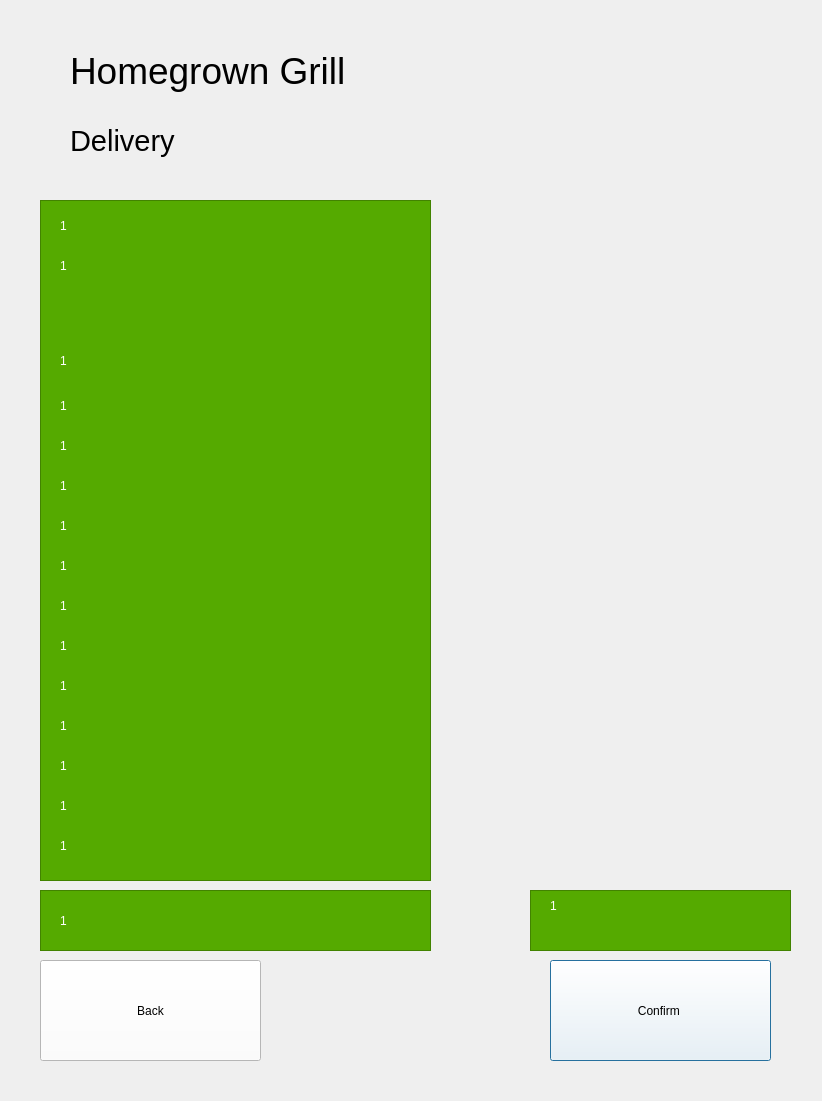
<?xml version="1.0" encoding="UTF-8"?>
<ui version="4.0">
 <class>Dialog</class>
 <widget class="QDialog" name="Dialog">
  <property name="geometry">
   <rect>
    <x>0</x>
    <y>0</y>
    <width>822</width>
    <height>1101</height>
   </rect>
  </property>
  <property name="windowTitle">
   <string>Dialog</string>
  </property>
  <widget class="QLabel" name="Info">
   <property name="geometry">
    <rect>
     <x>60</x>
     <y>200</y>
     <width>371</width>
     <height>51</height>
    </rect>
   </property>
   <property name="styleSheet">
    <string notr="true">QLabel {color: White}</string>
   </property>
   <property name="text">
    <string>1</string>
   </property>
  </widget>
  <widget class="QLabel" name="Adress">
   <property name="geometry">
    <rect>
     <x>60</x>
     <y>280</y>
     <width>371</width>
     <height>51</height>
    </rect>
   </property>
   <property name="styleSheet">
    <string notr="true">QLabel {color: White}</string>
   </property>
   <property name="text">
    <string/>
   </property>
  </widget>
  <widget class="QLabel" name="Items">
   <property name="geometry">
    <rect>
     <x>60</x>
     <y>330</y>
     <width>371</width>
     <height>61</height>
    </rect>
   </property>
   <property name="styleSheet">
    <string notr="true">QLabel {color: White}</string>
   </property>
   <property name="text">
    <string>1</string>
   </property>
  </widget>
  <widget class="QLabel" name="Phone">
   <property name="geometry">
    <rect>
     <x>60</x>
     <y>240</y>
     <width>371</width>
     <height>51</height>
    </rect>
   </property>
   <property name="styleSheet">
    <string notr="true">QLabel {color: White}</string>
   </property>
   <property name="text">
    <string>1</string>
   </property>
  </widget>
  <widget class="QLabel" name="D1">
   <property name="geometry">
    <rect>
     <x>60</x>
     <y>380</y>
     <width>371</width>
     <height>51</height>
    </rect>
   </property>
   <property name="styleSheet">
    <string notr="true">QLabel {color: White}</string>
   </property>
   <property name="text">
    <string>1</string>
   </property>
  </widget>
  <widget class="QLabel" name="D3">
   <property name="geometry">
    <rect>
     <x>60</x>
     <y>460</y>
     <width>371</width>
     <height>51</height>
    </rect>
   </property>
   <property name="styleSheet">
    <string notr="true">QLabel {color: White}</string>
   </property>
   <property name="text">
    <string>1</string>
   </property>
  </widget>
  <widget class="QLabel" name="D4">
   <property name="geometry">
    <rect>
     <x>60</x>
     <y>500</y>
     <width>371</width>
     <height>51</height>
    </rect>
   </property>
   <property name="styleSheet">
    <string notr="true">QLabel {color: White}</string>
   </property>
   <property name="text">
    <string>1</string>
   </property>
  </widget>
  <widget class="QLabel" name="D2">
   <property name="geometry">
    <rect>
     <x>60</x>
     <y>420</y>
     <width>371</width>
     <height>51</height>
    </rect>
   </property>
   <property name="styleSheet">
    <string notr="true">QLabel {color: White}</string>
   </property>
   <property name="text">
    <string>1</string>
   </property>
  </widget>
  <widget class="QLabel" name="D8">
   <property name="geometry">
    <rect>
     <x>60</x>
     <y>660</y>
     <width>371</width>
     <height>51</height>
    </rect>
   </property>
   <property name="styleSheet">
    <string notr="true">QLabel {color: White}</string>
   </property>
   <property name="text">
    <string>1</string>
   </property>
  </widget>
  <widget class="QLabel" name="D9">
   <property name="geometry">
    <rect>
     <x>60</x>
     <y>700</y>
     <width>371</width>
     <height>51</height>
    </rect>
   </property>
   <property name="styleSheet">
    <string notr="true">QLabel {color: White}</string>
   </property>
   <property name="text">
    <string>1</string>
   </property>
  </widget>
  <widget class="QLabel" name="D10">
   <property name="geometry">
    <rect>
     <x>60</x>
     <y>740</y>
     <width>371</width>
     <height>51</height>
    </rect>
   </property>
   <property name="styleSheet">
    <string notr="true">QLabel {color: White}</string>
   </property>
   <property name="text">
    <string>1</string>
   </property>
  </widget>
  <widget class="QLabel" name="D7">
   <property name="geometry">
    <rect>
     <x>60</x>
     <y>620</y>
     <width>371</width>
     <height>51</height>
    </rect>
   </property>
   <property name="styleSheet">
    <string notr="true">QLabel {color: White}</string>
   </property>
   <property name="text">
    <string>1</string>
   </property>
  </widget>
  <widget class="QLabel" name="D6">
   <property name="geometry">
    <rect>
     <x>60</x>
     <y>580</y>
     <width>371</width>
     <height>51</height>
    </rect>
   </property>
   <property name="styleSheet">
    <string notr="true">QLabel {color: White}</string>
   </property>
   <property name="text">
    <string>1</string>
   </property>
  </widget>
  <widget class="QLabel" name="D5">
   <property name="geometry">
    <rect>
     <x>60</x>
     <y>540</y>
     <width>371</width>
     <height>51</height>
    </rect>
   </property>
   <property name="styleSheet">
    <string notr="true">QLabel {color: White}</string>
   </property>
   <property name="text">
    <string>1</string>
   </property>
  </widget>
  <widget class="QLabel" name="D11">
   <property name="geometry">
    <rect>
     <x>60</x>
     <y>780</y>
     <width>371</width>
     <height>51</height>
    </rect>
   </property>
   <property name="styleSheet">
    <string notr="true">QLabel {color: White}</string>
   </property>
   <property name="text">
    <string>1</string>
   </property>
  </widget>
  <widget class="QLabel" name="D12">
   <property name="geometry">
    <rect>
     <x>60</x>
     <y>820</y>
     <width>371</width>
     <height>51</height>
    </rect>
   </property>
   <property name="styleSheet">
    <string notr="true">QLabel {color: White}</string>
   </property>
   <property name="text">
    <string>1</string>
   </property>
  </widget>
  <widget class="QLabel" name="Box">
   <property name="geometry">
    <rect>
     <x>60</x>
     <y>890</y>
     <width>371</width>
     <height>61</height>
    </rect>
   </property>
   <property name="styleSheet">
    <string notr="true">QLabel {color: White}</string>
   </property>
   <property name="text">
    <string>1</string>
   </property>
  </widget>
  <widget class="QLabel" name="Total">
   <property name="geometry">
    <rect>
     <x>550</x>
     <y>840</y>
     <width>221</width>
     <height>131</height>
    </rect>
   </property>
   <property name="styleSheet">
    <string notr="true">QLabel {color: White}</string>
   </property>
   <property name="text">
    <string>1</string>
   </property>
  </widget>
  <widget class="QPushButton" name="Confirm">
   <property name="geometry">
    <rect>
     <x>550</x>
     <y>960</y>
     <width>221</width>
     <height>101</height>
    </rect>
   </property>
   <property name="styleSheet">
    <string notr="true">QPushButton {background: white}
QPushButton {color: black}
QPushButton:hover{background:rgb(202, 202, 202)}</string>
   </property>
   <property name="text">
    <string>Confirm </string>
   </property>
  </widget>
  <widget class="QPushButton" name="Back">
   <property name="geometry">
    <rect>
     <x>40</x>
     <y>960</y>
     <width>221</width>
     <height>101</height>
    </rect>
   </property>
   <property name="styleSheet">
    <string notr="true">QPushButton {background: white}
QPushButton {color: black}
QPushButton:hover{background:rgb(202, 202, 202)}</string>
   </property>
   <property name="text">
    <string>Back</string>
   </property>
  </widget>
  <widget class="QLabel" name="Total_2">
   <property name="geometry">
    <rect>
     <x>550</x>
     <y>860</y>
     <width>221</width>
     <height>131</height>
    </rect>
   </property>
   <property name="whatsThis">
    <string>&lt;html&gt;&lt;head/&gt;&lt;body&gt;&lt;p&gt;QLabel {color: White}&lt;/p&gt;&lt;/body&gt;&lt;/html&gt;</string>
   </property>
   <property name="styleSheet">
    <string notr="true">QLabel {color: White}</string>
   </property>
   <property name="text">
    <string/>
   </property>
  </widget>
  <widget class="QLabel" name="label_2">
   <property name="geometry">
    <rect>
     <x>70</x>
     <y>30</y>
     <width>411</width>
     <height>81</height>
    </rect>
   </property>
   <property name="font">
    <font>
     <pointsize>28</pointsize>
    </font>
   </property>
   <property name="text">
    <string>Homegrown Grill</string>
   </property>
  </widget>
  <widget class="QLabel" name="label_3">
   <property name="geometry">
    <rect>
     <x>70</x>
     <y>100</y>
     <width>411</width>
     <height>81</height>
    </rect>
   </property>
   <property name="font">
    <font>
     <pointsize>22</pointsize>
    </font>
   </property>
   <property name="text">
    <string>Delivery </string>
   </property>
  </widget>
  <widget class="QTextBrowser" name="textBrowser">
   <property name="geometry">
    <rect>
     <x>40</x>
     <y>200</y>
     <width>391</width>
     <height>681</height>
    </rect>
   </property>
   <property name="styleSheet">
    <string notr="true">QTextBrowser {background: rgb(85, 170, 0)}


QTextBrowser {opacity:0}
</string>
   </property>
  </widget>
  <widget class="QTextBrowser" name="textBrowser_2">
   <property name="geometry">
    <rect>
     <x>40</x>
     <y>890</y>
     <width>391</width>
     <height>61</height>
    </rect>
   </property>
   <property name="styleSheet">
    <string notr="true">QTextBrowser {background: rgb(85, 170, 0)}


QTextBrowser {opacity:0}
</string>
   </property>
  </widget>
  <widget class="QTextBrowser" name="textBrowser_3">
   <property name="geometry">
    <rect>
     <x>530</x>
     <y>890</y>
     <width>261</width>
     <height>61</height>
    </rect>
   </property>
   <property name="styleSheet">
    <string notr="true">QTextBrowser {background: rgb(85, 170, 0)}


QTextBrowser {opacity:0}
</string>
   </property>
  </widget>
  <zorder>textBrowser_3</zorder>
  <zorder>textBrowser_2</zorder>
  <zorder>textBrowser</zorder>
  <zorder>Info</zorder>
  <zorder>Adress</zorder>
  <zorder>Items</zorder>
  <zorder>Phone</zorder>
  <zorder>D1</zorder>
  <zorder>D3</zorder>
  <zorder>D4</zorder>
  <zorder>D2</zorder>
  <zorder>D8</zorder>
  <zorder>D9</zorder>
  <zorder>D10</zorder>
  <zorder>D7</zorder>
  <zorder>D6</zorder>
  <zorder>D5</zorder>
  <zorder>D11</zorder>
  <zorder>D12</zorder>
  <zorder>Box</zorder>
  <zorder>Total</zorder>
  <zorder>Confirm</zorder>
  <zorder>Back</zorder>
  <zorder>Total_2</zorder>
  <zorder>label_2</zorder>
  <zorder>label_3</zorder>
 </widget>
 <resources/>
 <connections/>
</ui>
